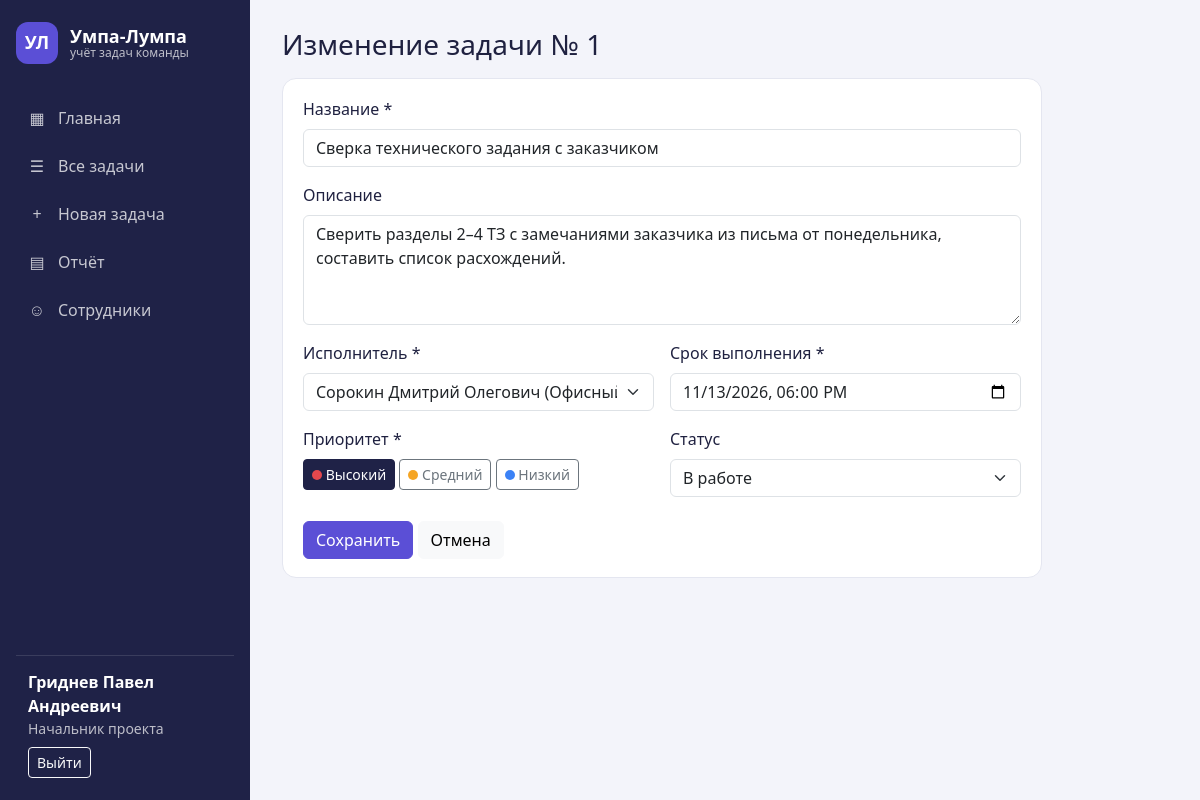
Screenshot of /site/task_edit.php?id=1 (signed in) with the database file from the repository.
### tables this page shows
CREATE TABLE tasks (
    id          INT UNSIGNED AUTO_INCREMENT PRIMARY KEY,
    title       VARCHAR(255) NOT NULL,
    description TEXT,
    author_id   INT UNSIGNED NOT NULL,
    executor_id INT UNSIGNED NOT NULL,
    status_id   INT UNSIGNED NOT NULL DEFAULT 1,
    priority    ENUM('Высокий', 'Средний', 'Низкий') NOT NULL DEFAULT 'Средний',
    deadline    DATETIME NOT NULL,
    created_at  DATETIME NOT NULL DEFAULT CURRENT_TIMESTAMP,
    updated_at  DATETIME NULL ON UPDATE CURRENT_TIMESTAMP,
    FOREIGN KEY (author_id) REFERENCES users (id) ON DELETE RESTRICT,
    FOREIGN KEY (executor_id) REFERENCES users (id) ON DELETE RESTRICT,
    FOREIGN KEY (status_id) REFERENCES task_statuses (id) ON DELETE RESTRICT
);

CREATE TABLE users (
    id            INT UNSIGNED AUTO_INCREMENT PRIMARY KEY,
    login         VARCHAR(50)  NOT NULL UNIQUE,
    password_hash VARCHAR(255) NOT NULL,
    fio           VARCHAR(100) NOT NULL,
    role_id       INT UNSIGNED NOT NULL,
    FOREIGN KEY (role_id) REFERENCES roles (id) ON DELETE RESTRICT
);

CREATE TABLE task_statuses (
    id   INT UNSIGNED AUTO_INCREMENT PRIMARY KEY,
    name VARCHAR(50) NOT NULL
);

### site/task_edit.php (called while the page is built, shortened)
<?php
require 'db.php';
$id = (int)($_GET['id'] ?? 0);
$stmt = $pdo->prepare('SELECT * FROM tasks WHERE id = ?');
$stmt->execute([$id]);
$task = $stmt->fetch();
$users = $pdo->query('SELECT u.id, u.fio, r.name AS role_name FROM users u JOIN roles r ON r.id = u.role_id ORDER BY u.fio')->fetchAll();
$statuses = $pdo->query('SELECT * FROM task_statuses ORDER BY id')->fetchAll();
$title = 'Изменение задачи № ' . $id;
require 'header.php';
require 'task_form.php';
require 'footer.php';

### site/db.php (called while the page is built, shortened)
<?php
$priorities = ['Высокий', 'Средний', 'Низкий'];

### site/task_form.php (the view, shortened to what this page needs)
<h3 class="mb-3"><?= $title ?></h3>
<form class="panel" method="post" style="max-width: 760px">
    <div class="mb-3">
        <label class="form-label" for="title">Название *</label>
        <input class="form-control" id="title" name="title" maxlength="255" value="<?= htmlspecialchars($task['title']) ?>">
    </div>
    <div class="mb-3">
        <label class="form-label" for="description">Описание</label>
        <textarea class="form-control" id="description" name="description" rows="4"><?= htmlspecialchars($task['description']) ?></textarea>
    </div>
    <div class="row g-3 mb-3">
        <div class="col-md-6">
            <label class="form-label" for="executor_id">Исполнитель *</label>
            <select class="form-select" id="executor_id" name="executor_id">
                <?php foreach ($users as $u): ?>
                    <option value="<?= $u['id'] ?>" <?= $u['id'] == $task['executor_id'] ? 'selected' : '' ?>>
                        <?= htmlspecialchars($u['fio']) ?> (<?= htmlspecialchars($u['role_name']) ?>)
                    </option>
                <?php endforeach; ?>
            </select>
        </div>
        <div class="col-md-6">
            <label class="form-label" for="deadline">Срок выполнения *</label>
            <input class="form-control" type="datetime-local" id="deadline" name="deadline"
                   value="<?= $task['deadline'] ? date('Y-m-d\TH:i', strtotime($task['deadline'])) : '' ?>">
        </div>
    </div>
    <div class="row g-3 mb-4">
        <div class="col-md-6">
            <div class="form-label">Приоритет *</div>
            <?php foreach ($priorities as $i => $p): ?>
                <label class="btn btn-outline-secondary btn-sm" for="p<?= $i ?>"><span class="prio prio-<?= $i ?>"></span> <?= $p ?></label>
            <?php endforeach; ?>
        </div>
        <div class="col-md-6">
            <label class="form-label" for="status_id">Статус</label>
            <select class="form-select" id="status_id" name="status_id">
                <?php foreach ($statuses as $s): ?>
                    <option value="<?= $s['id'] ?>" <?= $s['id'] == $task['status_id'] ? 'selected' : '' ?>><?= $s['name'] ?></option>
                <?php endforeach; ?>
            </select>
        </div>
    </div>
    <button class="btn btn-primary">Сохранить</button>
    <a class="btn btn-light" href="tasks.php">Отмена</a>
</form>

### site/css/style.css (style rules this page uses)
:root { --side: #1f2247; --accent: #5b4fd6; --accent-dark: #483cc0; --bg: #f3f4fa; --line: #e4e6f0; }
body { background: var(--bg); color: #1f2140; }
a { color: var(--accent); }
.btn-primary { --bs-btn-bg: var(--accent); --bs-btn-border-color: var(--accent); --bs-btn-hover-bg: var(--accent-dark); --bs-btn-hover-border-color: var(--accent-dark); --bs-btn-active-bg: var(--accent-dark); }
.btn-check:checked + .btn-outline-secondary { background: var(--side); border-color: var(--side); }
.panel, .stat { background: #fff; border: 1px solid var(--line); border-radius: 14px; padding: 18px 20px; }
.prio { display: inline-block; width: 10px; height: 10px; border-radius: 50%; flex-shrink: 0; }
.prio-0 { background: #e5484d; }
.prio-1 { background: #f5a524; }
.prio-2 { background: #3b82f6; }

### rows the page displays
tasks: title "Сверка технического задания с заказчиком", description "Сверить разделы 2–4 ТЗ с замечаниями заказчика из письма от понедельника, составить список расхождений.", executor_id "Сорокин Дмитрий Олегович (Офисный работник)", deadline "11/13/2026 18:00", status_id "В работе"

### other values shown
$icon "▦"
$name "Главная"
$icon "☰"
$name "Все задачи"
$icon "+"
$name "Новая задача"
$icon "▤"
$name "Отчёт"
$icon "☺"
$name "Сотрудники"
$_SESSION['fio'] "Гриднев Павел Андреевич"
$_SESSION['role_name'] "Начальник проекта"
$title "Изменение задачи № 1"
$p "Высокий"
$p "Средний"
